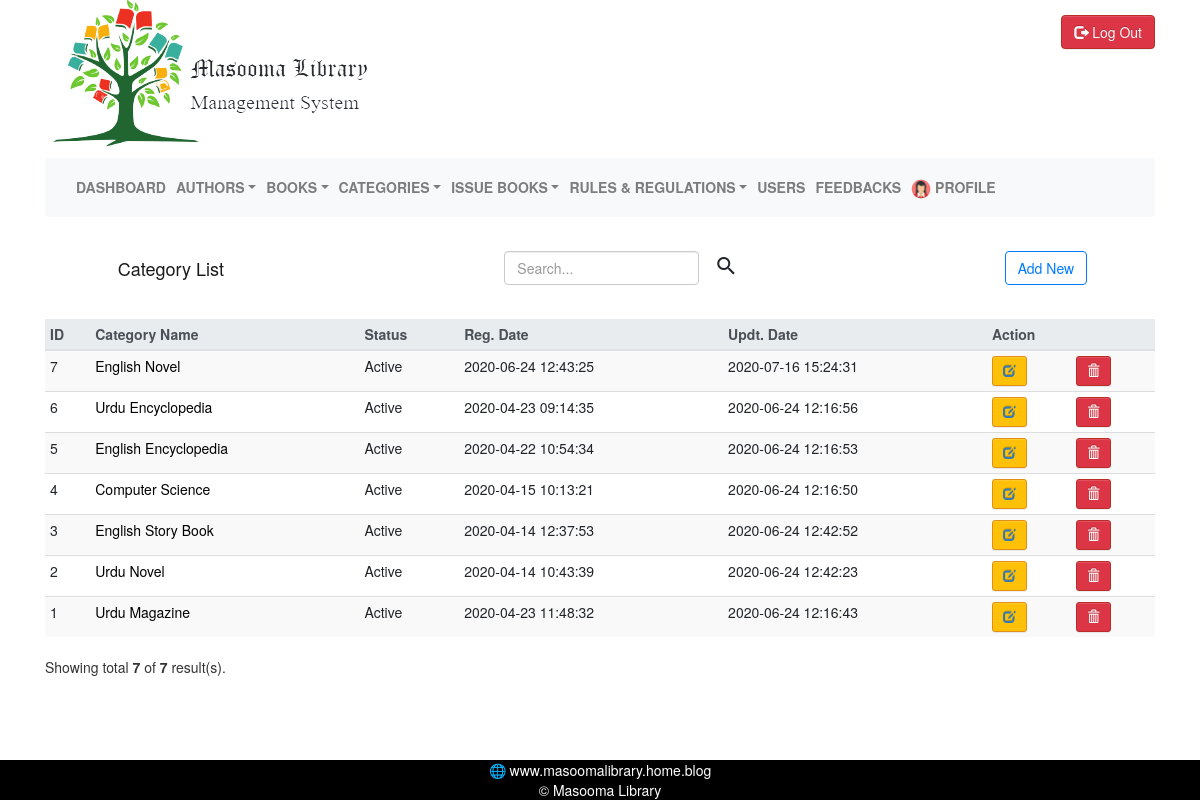
The page /category_list.php (signed in) on the database its author committed.
### tables this page shows
CREATE TABLE `tblcategory` (
  `id` int(11) NOT NULL,
  `category_name` varchar(150) DEFAULT NULL,
  `status` varchar(100) NOT NULL DEFAULT 'Active',
  `creation_date` timestamp NOT NULL DEFAULT CURRENT_TIMESTAMP,
  `updation_date` timestamp NOT NULL DEFAULT CURRENT_TIMESTAMP ON UPDATE CURRENT_TIMESTAMP
);

### includes/functions.php (called while the page is built, shortened)
<?php
function GetTotal($conn, $tblname)
{
	$sql = "SELECT * FROM $tblname";
    $result = $conn->query($sql);
    $result = mysqli_num_rows($result);
    return  ($result);
}
function IfIsUser($conn)
{
	if (isset($_SESSION['user_name'])) {
		$sql = "SELECT * FROM tblusers WHERE user_name = '{$_SESSION['user_name']}' ";
	    $result = $conn->query($sql);
		return false;
	}
}

### category_list.php (the view, shortened to what this page needs)
<?php
require(WEBSITE_PATH.'./includes/db_connection.php');
include(WEBSITE_PATH.'./includes/header.php');
include(WEBSITE_PATH.'./includes/logo.php');
include(WEBSITE_PATH.'./includes/menu.php');
$sql= "SELECT * FROM tblcategory
		ORDER BY id DESC";
$result = $conn->query($sql);
?>
			<section id="content">
				<div class="page-wrapper">
					<div class="container-fluid">
						<div class="row">
							<div class="col md-8 lg-10 sm-6">
								<nav class="navbar navbar-light default-color bg-transparent nav justify-content-between">
  									<a class="navbar-brand" href="category_list.php">Category List</a>
  									<form class="form-inline form-responsive my-0 form-inline bg-transparent" method="POST">
    									<div class="md-form form-sm my-0">
      										<input type="text" class="form-control" name="search" placeholder="Search..." />
    										<button class="btn btn-sm my-0 btn-transparent" type="submit">
   												<i class="material-icons">search</i>
  											</button>
  										</div>
  									</form>
									<?php if (IfIsUser($conn)) {} else { ?>
										<a class="btn btn-outline-primary" href="category_add.php" role="button">Add New</a>
									<?php } ?>
								</nav>
							</div>
						</div>
						<div class="row">
							<div class="table-responsive">
								<table class="table table-hover table-condensed table-striped">
									<thead class="thead thead-light">
										<tr>
											<th>ID</th>
											<th>Category Name</th>
											<?php if (IfIsUser($conn)) {
											} else { ?>
												<th>Status</th>
												<th>Reg. Date</th>
												<th>Updt. Date</th>
												<th colspan="2">Action</th>
											<?php } ?>
										</tr>
									</thead>
									<tbody>
										<?php
										if ($result){
										foreach ($result as $row) {
										?>
										<tr>
											<td><?php echo $row['id']; ?></td>
											<td><a class="link" href="<?php echo WEBSITE_URL.'book_list.php?cat_id='.$row['id'] ?>"><?php echo $row['category_name']; ?></td>
											<?php if (IfIsUser($conn)) {
											} else { ?>
												<td><?php echo $row['status']; ?></td>
												<td><?php echo $row['creation_date']; ?></td>
												<td><?php echo $row['updation_date']; ?></td>
												<td>
													<button role="button" class="btn btn-warning btn-sm">
														<a href="<?php echo WEBSITE_URL. 'category_add.php?id='.$row['id']; ?>">
															<i class="display-5 glyphicon glyphicon-edit"></i>
														</a>
													</button>
												</td>
												<td>
													<button class="btn btn-danger btn-sm" onclick="delete_confirm(<?php echo $row["id"]; ?>)" >
														<i class="display-5 glyphicon glyphicon-trash"></i>
													</button>
												</td>
											<?php } ?>
										</tr>
										<?php }
											}else{
												echo "<tr><td colspan='7'><p>No record found for <b>{$search}</b></p></td></tr>";
											}
										?>
									</tbody>
								</table>
								<div>
									<p>
										<?php
											if (isset($search)) {
												GetTotalSearchResult($conn,$result,$search);
											}else{
												$total_categories = GetTotal($conn, TBLCATEGORIES);
												echo "Showing total <b>".$total_categories."</b> of <b>".$total_categories."</b> result(s).";
											}
										?>
									</p>
								</div>
							</div>
						</div>
						<br />
					</div>
				</div>
			</section>
		</div>
	</div>
<?php
include(WEBSITE_PATH.'./includes/footer.php');
?>

### includes/menu.php (shortened to what this page needs)
<?php
include (WEBSITE_PATH.'./includes/functions.php');
if (IfIsUser($conn)) {
	if (isset($_SESSION['user_name'])) {
		$sql_select = "SELECT * FROM tblusers WHERE user_name = '{$_SESSION['user_name']}' ";
	  $sql = $conn->query($sql_select);
	  while($row = mysqli_fetch_array($sql)) {
	    $user_id        	= $row['id'];
	    $full_name        = $row['full_name'];
	    $email_id         = $row['email_id'];
	    $user_name        = $row['user_name'];
	    $password         = $row['password'];
	    $mobile_no        = $row['mobile_no'];
	    $status 					= $row['status'];
	    $profile_picture 	= $row['profile_picture'];
	    $reg_date         = $row['reg_date'];
	    $updation_date    = $row['updation_date'];
		}
	}
}else{
	if (isset($_SESSION['user_name'])) {
		$sql_select = "SELECT * FROM admin WHERE user_name = '{$_SESSION['user_name']}' ";
	  $sql = $conn->query($sql_select);
	  while($row = mysqli_fetch_array($sql)) {
	    $profile_picture 	= $row['profile_picture'];
		}
	}
}
?>
        <div class="row">
					<div class="col" id="bs-example-navbar-collapse-1">
						<nav class="site-header sticky-top py-1 navbar nav-hover navbar-expand-lg navbar-light bg-light" height="250px">
							<div class="collapse navbar-collapse" id="navbarSupportedContent">
  							<ul class="navbar-nav mr-auto">
                  <?php if(!empty($_SESSION['user_name'])){ if (IfIsUser($conn)) { ?>
                  <li class="nav-item">
                    <a class="nav-link" href="dashboard.php"><b>Dashboard</b></a>
                  </li>
									<li class="nav-item">
										<a class="nav-link" href="author_list.php"><b>Authors</b></a>
									</li>
									<li class="nav-item">
										<a class="nav-link" href="book_list.php"><b>Books</b></a>
									</li>
									<li class="nav-item">
										<a class="nav-link" href="category_list.php"><b>Categories</b></a>
									</li>
									<li class="nav-item">
										<a class="nav-link" href="issuedbooks_list.php?action=requested"><b>Requested Books</b></a>
									</li>
                  <li class="nav-item">
										<a class="nav-link" href="rule_list.php"><b>Rules & Regulations</b></a>
									</li>
									<li class="nav-item">
										<a class="nav-link" href="profile.php">
											<img class="img-responsive fixed-circle" width="20px" src="<?php echo WEBSITE_URL; ?>/images/profile_pictures/<?php if(!empty($profile_picture)){echo $profile_picture;} ?>" /><b> Profile</b>
										</a>
									</li>
									<li class="nav-item">
                      <a class="nav-link" href="feedback.php"><b>Feedback</b></a>
                  </li>
                  <?php }else{ ?>
                  <li class="nav-item">
                      <a class="nav-link" href="dashboard.php"><b>Dashboard</b></a>
                  </li>
                  <li class="nav-item dropdown">
                    <a class="nav-link dropdown-toggle" data-toggle="dropdown" href="author_list.php" role="btn btn-success" aria-haspopup="true" aria-expanded="false"><b>Authors</b></a>
                  </li>
                  <li class="nav-item dropdown">
                    <a class="nav-link dropdown-toggle" data-toggle="dropdown" href="book_list.php" role="btn btn-success" aria-haspopup="true" aria-expanded="false"><b>Books</b></a>
                  </li>
                  <li class="nav-item dropdown">
                    <a class="nav-link dropdown-toggle" data-toggle="dropdown" href="list_category.php" role="btn btn-success" aria-haspopup="true" aria-expanded="false"><b>Categories</b></a>
                  </li>
                  <li class="nav-item dropdown">
                    <a class="nav-link dropdown-toggle" data-toggle="dropdown" href="issuedbooks_list.php?action=issued" role="btn btn-success" aria-haspopup="true" aria-expanded="false"><b>Issue Books</b></a>
                  </li>
                  <li class="nav-item dropdown">
                    <a class="nav-link dropdown-toggle" data-toggle="dropdown" href="rule_list.php" role="btn btn-success" aria-haspopup="true" aria-expanded="false"><b>Rules & Regulations</b></a>
                  </li>
                  <li class="nav-item">
                    <a class="nav-link" href="<?php echo WEBSITE_URL. 'users.php'?>"><b>Users</b></a>
                  </li>
                  <li class="nav-item">
                    <a class="nav-link" href="feedback_list.php"><b>Feedbacks</b></a>
                  </li>
									<li class="nav-item">
										<a class="nav-link" href="profile.php">
											<img class="img-responsive fixed-circle" width="20px" src="<?php echo WEBSITE_URL; ?>/images/profile_pictures/<?php if(!empty($profile_picture)){echo $profile_picture;} ?>" /><b> Profile</b>
										</a>
									</li>
                <?php } }?>
                </ul>
              </div>
            </nav>
          </div>
        </div>
      </section>

### css/style.css (style rules this page uses)
body { font-family: "Helvetica Neue",Helvetica,Arial,-apple-system,BlinkMacSystemFont,"Segoe UI",Roboto,"Helvetica Neue",Arial,"Noto Sans",sans-serif,"Apple Color Emoji","Segoe UI Emoji","Segoe UI Symbol","Noto Color Emoji","Jameel Noori Nastaleeq" !important; }
form { text-align: center; background-color: darkgrey; display: block; margin: 5% 20%; margin-bottom: 10%; }
a { text-decoration: none; }
.navbar { color: white; }
.nav-item { text-transform: uppercase; }

### css/new_style.css (style rules this page uses)
.link { color: #000; text-decoration: none; }
.fixed-circle { display: inline-block; width: 2rem; height: 2rem; border-radius: 50%; }
.btn { background-repeat: no-repeat; background-image: none; }
.btn-warning { background-color: #ffc107; }
.btn-danger { background-color: #dc3545; }
.display-5 { font-size: 1.25rem; font-weight: 300; line-height: 1.2; }
.btn-outline-primary { color: #007bff; border-color: #007bff; }

### rows shown on the page
tblcategory: id "7", category_name "English Novel", status "Active", creation_date "2020-06-24 12:43:25", updation_date "2020-07-16 15:24:31"
tblcategory: id "6", category_name "Urdu Encyclopedia", status "Active", creation_date "2020-04-23 09:14:35", updation_date "2020-06-24 12:16:56"
tblcategory: id "5", category_name "English Encyclopedia", status "Active", creation_date "2020-04-22 10:54:34", updation_date "2020-06-24 12:16:53"
tblcategory: id "4", category_name "Computer Science", status "Active", creation_date "2020-04-15 10:13:21", updation_date "2020-06-24 12:16:50"
tblcategory: id "3", category_name "English Story Book", status "Active", creation_date "2020-04-14 12:37:53", updation_date "2020-06-24 12:42:52"
tblcategory: id "2", category_name "Urdu Novel", status "Active", creation_date "2020-04-14 10:43:39", updation_date "2020-06-24 12:42:23"
tblcategory: id "1", category_name "Urdu Magazine", status "Active", creation_date "2020-04-23 11:48:32", updation_date "2020-06-24 12:16:43"

### other values the page prints
$total_categories "7"
